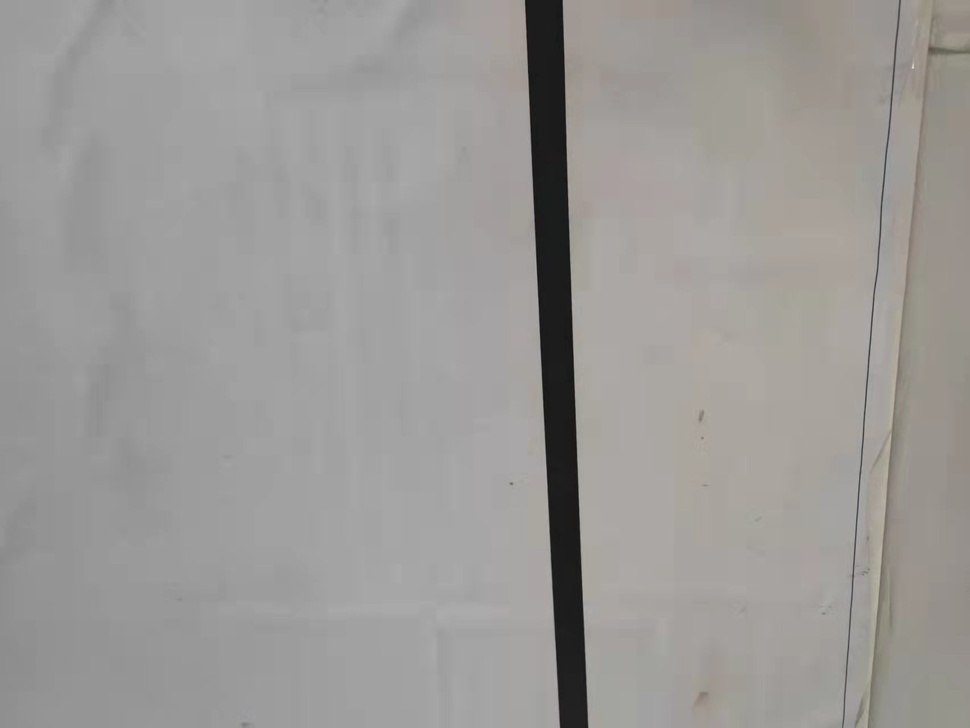
#> input picture experiment/1.jpg, 970 x 728 px, shrunk from 1705 x 1279 before the run; its folder holds only this picture in this run
$ python binary.py
#> lines starting #> are read from the running program, lines starting #| are printed output that depends on the picture; after the words box and inside, x2 and y2 are one past the last pixel; in counts of white or black regions, pixels touching at a corner belong together
import cv2
import numpy as np
from matplotlib import pyplot as plt

for i in range(1, 33):
    img = cv2.imread(f'./experiment/{i}.jpg', 0)
#> img: shape (728, 970); min 17, max 214, mean 153.8
    # global thresholding
    ret1, th1 = cv2.threshold(img, 127, 255, cv2.THRESH_BINARY)
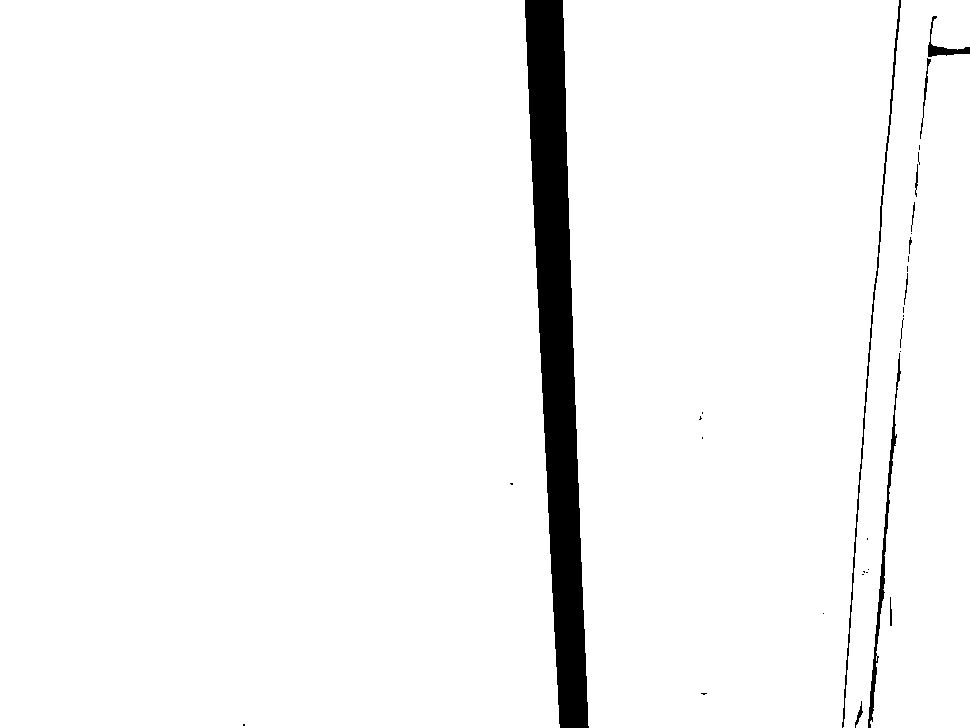
#> th1: shape (728, 970); 96.1% white; 32 black regions (20 under 20 px), largest, box (x1, y1, x2, y2) and area: (525, 0, 589, 728) 24187, (842, 0, 901, 728) 1300, (868, 353, 901, 728) 1191
    # Otsu's thresholding
    th2 = cv2.adaptiveThreshold(img, 255, cv2.ADAPTIVE_THRESH_MEAN_C, cv2.THRESH_BINARY, 11, 2)
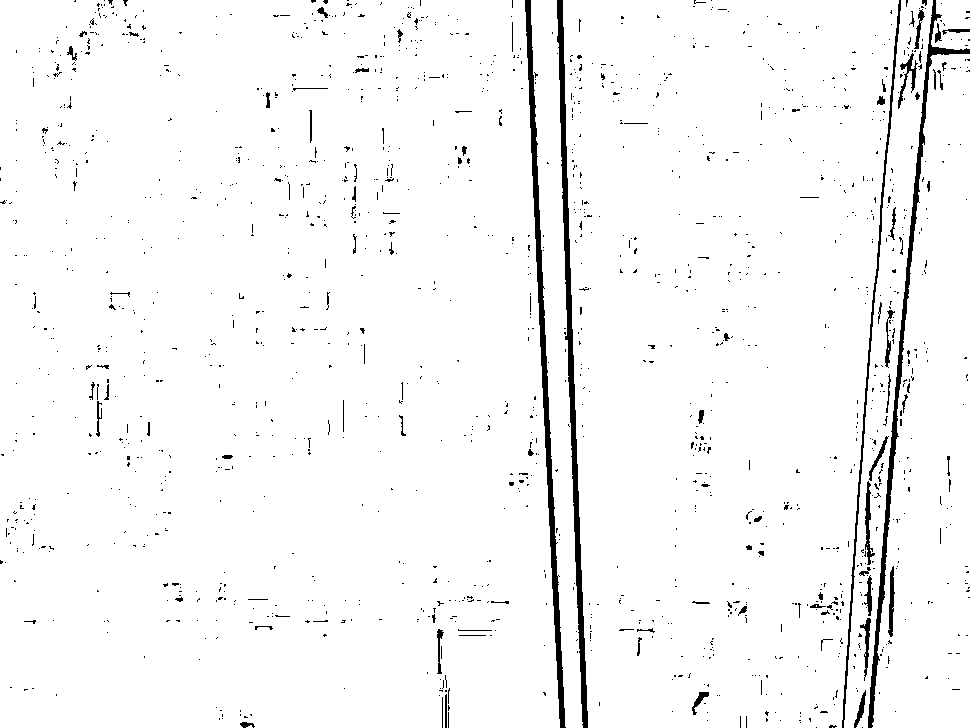
#> th2: shape (728, 970); 96.7% white; 1537 black regions (1447 under 20 px), largest, box (x1, y1, x2, y2) and area: (557, 0, 588, 728) 4044, (525, 0, 566, 728) 4035, (868, 0, 970, 728) 3527
    # Otsu's thresholding
    ret3, th3 = cv2.threshold(img, 0, 255, cv2.THRESH_BINARY + cv2.THRESH_OTSU)
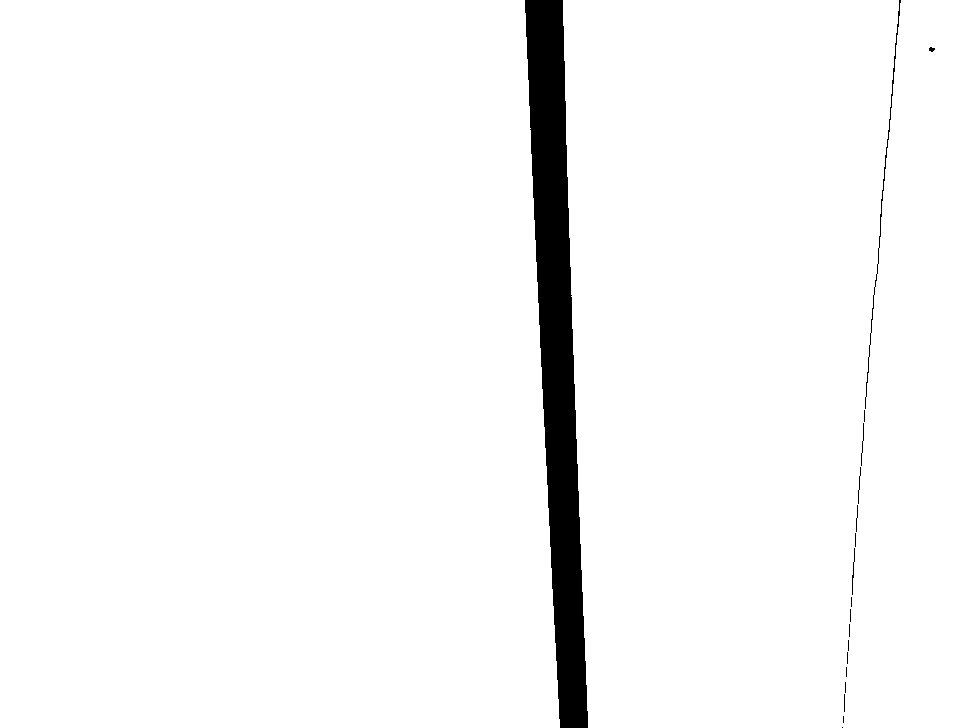
#> th3: shape (728, 970); 96.5% white; 19 black regions (12 under 20 px), largest, box (x1, y1, x2, y2) and area: (525, 0, 588, 728) 23753, (865, 0, 901, 409) 462, (852, 548, 855, 595) 50
#> ret3 = 94
    # plot all the images and their histograms
    images = [img, 0, th1, img, 0, th2, img, 0, th3]
    titles = [
        'Original Noisy Image', 'Histogram', 'Global Thresholding (v=127)',
        'Original Noisy Image', 'Histogram', "Adaptive Thresholding",
        'Original Noisy Image', 'Histogram', "Otsu's Thresholding"
    ]
    # 这里使用了 pyplot 中画直方图的方法, plt.hist, 要注意的是它的参数是一维数组
    # 所以这里使用了( numpy ) ravel 方法,将多维数组转换成一维,也可以使用 flatten 方法
    # ndarray.flat 1-D iterator over an array.
    # ndarray.flatten 1-D array copy of the elements of an array in row-major order.
    for i in range(3):
        plt.subplot(3, 3, i * 3 + 1), plt.imshow(images[i * 3], 'gray')
        plt.title(titles[i * 3]), plt.xticks([]), plt.yticks([])
        plt.subplot(3, 3, i * 3 + 2), plt.hist(images[i * 3].ravel(), 256)
        plt.title(titles[i * 3 + 1]), plt.xticks([]), plt.yticks([])
        plt.subplot(3, 3, i * 3 + 3), plt.imshow(images[i * 3 + 2], 'gray')
        plt.title(titles[i * 3 + 2]), plt.xticks([]), plt.yticks([])
    plt.show()
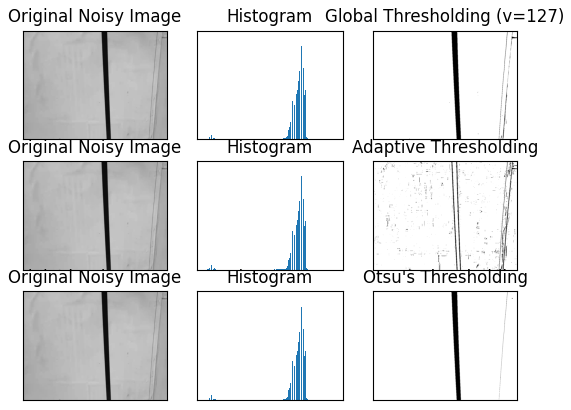
#> figure drawn by matplotlib, 9 panels
#> (the run stopped early here; a loop or call above may not have finished)
